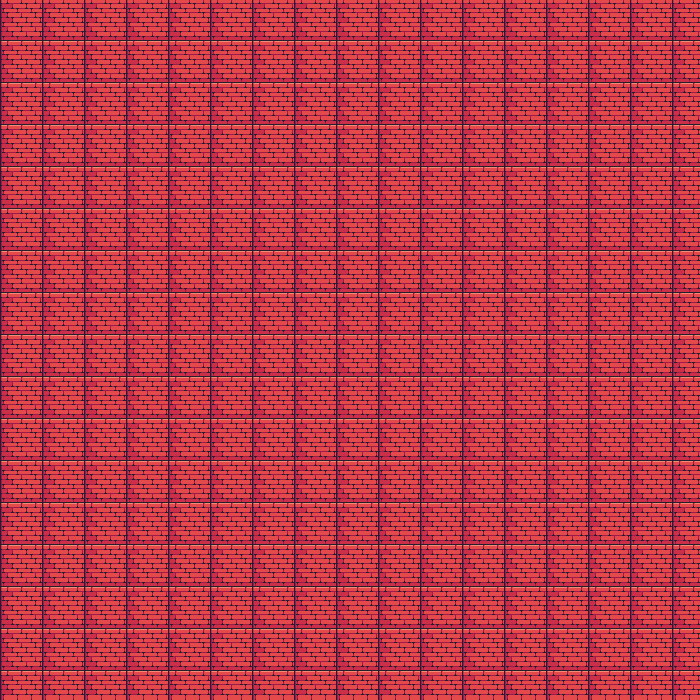

A 2D game scene composited from a Tiled map and its tileset images. What follows is a short description and the map's XML, with each tile layer's data collapsed to a summary:
An orthogonal 50x50 tile map with 14x14 px tiles, 1 tile layer (Tile Layer 1).

<map version="1.4" tiledversion="1.4.3" orientation="orthogonal" renderorder="right-down" width="50" height="50" tilewidth="14" tileheight="14" infinite="0" nextlayerid="2" nextobjectid="1">
 <tileset firstgid="1" name="terrain-tilemap" tilewidth="16" tileheight="16" tilecount="242" columns="22">
  <image source="terrain-tilemap.png" width="352" height="176" />
  <terraintypes>
   <terrain name="New Terrain" tile="1" />
  </terraintypes>
  <tile id="0" terrain=",,,0" />
  <tile id="1" terrain=",,0,0" />
  <tile id="2" terrain=",,0," />
  <tile id="22" terrain=",0,,0" />
  <tile id="23" terrain="0,0,0,0" />
  <tile id="24" terrain="0,,0," />
  <tile id="44" terrain=",0,," />
  <tile id="45" terrain="0,0,," />
  <tile id="46" terrain="0,,," />
 </tileset>
 <layer id="1" name="Tile Layer 1" width="50" height="50">
  <data>[2500 cells, 2500 non-empty, 9 distinct tile ids]</data>
 </layer>
</map>
